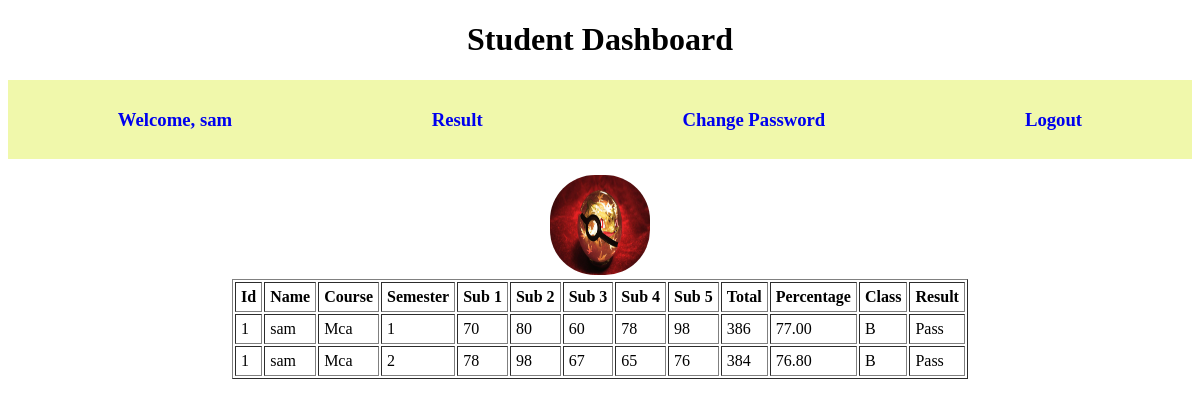
Page /result.php (signed in) on the committed database.
### tables this page shows
CREATE TABLE `stud_master` (
  `id` int(11) NOT NULL,
  `name` varchar(20) NOT NULL,
  `course` varchar(10) NOT NULL,
  `contact` bigint(20) NOT NULL,
  `gender` varchar(1) NOT NULL,
  `email_id` varchar(50) NOT NULL,
  `password` varchar(10) NOT NULL,
  `profile_pic` varchar(5000) NOT NULL,
  `status` varchar(10) NOT NULL,
  `semester` int(3) NOT NULL
);

CREATE TABLE `stud_result` (
  `id` int(11) NOT NULL,
  `stud_id` int(11) NOT NULL,
  `semester` int(11) NOT NULL,
  `sub_1` int(11) NOT NULL,
  `sub_2` int(11) NOT NULL,
  `sub_3` int(11) NOT NULL,
  `sub_4` int(11) NOT NULL,
  `sub_5` int(11) NOT NULL,
  `total` int(11) NOT NULL,
  `percentage` float(10,2) NOT NULL,
  `class` varchar(10) NOT NULL,
  `result` varchar(20) NOT NULL
);

### result.php (the view, shortened to what this page needs)
<?php
    include 'db.php';
    $name = $_SESSION["name"];
    $sql = "select * from stud_master where name='$name'";
    $res = mysqli_query($con, $sql);
    if($res){
        $row = mysqli_fetch_assoc($res);
        $id = $row["id"];
    }
?>
<!DOCTYPE html>
<html lang="en">
<head>
</head>
<body>
<?php
    include "menu1.php";
?>
    <center>
    <img src="img/<?php echo $row['profile_pic'];?>" style="width:100px; height:100px;border-radius:45px;">
        <table border="1" cellpadding="5px">
            <tr>
                <th>Id</th>
                <th>Name</th>
                <th>Course</th>
                <th>Semester</th>
                <th>Sub 1</th>
                <th>Sub 2</th>
                <th>Sub 3</th>
                <th>Sub 4</th>
                <th>Sub 5</th>
                <th>Total</th>
                <th>Percentage</th>
                <th>Class</th>
                <th>Result</th>
            </tr>
            <?php
                $sql1 = "select * from stud_result where stud_id='$id'";
                $res1 = mysqli_query($con, $sql1);
                if($res1) {
                    while($row1 = mysqli_fetch_assoc($res1)){
                        ?>
                            <tr>
                                <td><?php echo $id; ?></td>
                                <td><?php echo $row["name"]; ?></td>
                                <td><?php echo $row["course"]; ?></td>
                                <td><?php echo $row1["semester"]; ?></td>
                                <td><?php echo $row1["sub_1"]; ?></td>
                                <td><?php echo $row1["sub_2"]; ?></td>
                                <td><?php echo $row1["sub_3"]; ?></td>
                                <td><?php echo $row1["sub_4"]; ?></td>
                                <td><?php echo $row1["sub_5"]; ?></td>
                                <td><?php echo $row1["total"]; ?></td>
                                <td><?php echo $row1["percentage"]; ?></td>
                                <td><?php echo $row1["class"]; ?></td>
                                <td><?php echo $row1["result"]; ?></td>
                            </tr>
                        <?php
                    }
                }
            ?>
        </table>
    </center>
</body>
</html>

### rows in the picture
stud_master: profile_pic (picture), id "1", name "sam", course "Mca"
stud_result: semester "1", sub_1 "70", sub_2 "80", sub_3 "60", sub_4 "78", sub_5 "98", total "386", percentage "77.00", class "B", result "Pass"
stud_result: semester "2", sub_1 "78", sub_2 "98", sub_3 "67", sub_4 "65", sub_5 "76", total "384", percentage "76.80", class "B", result "Pass"

### other values in the picture
$name "sam"
